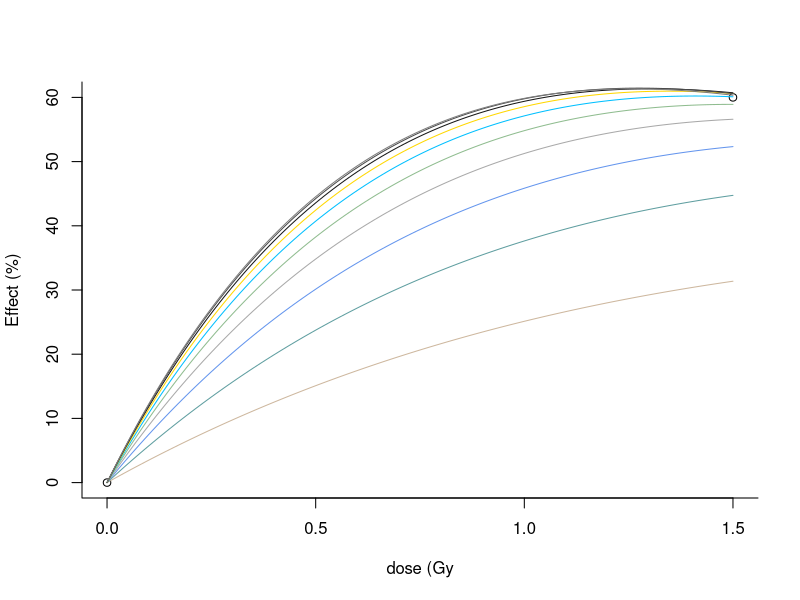
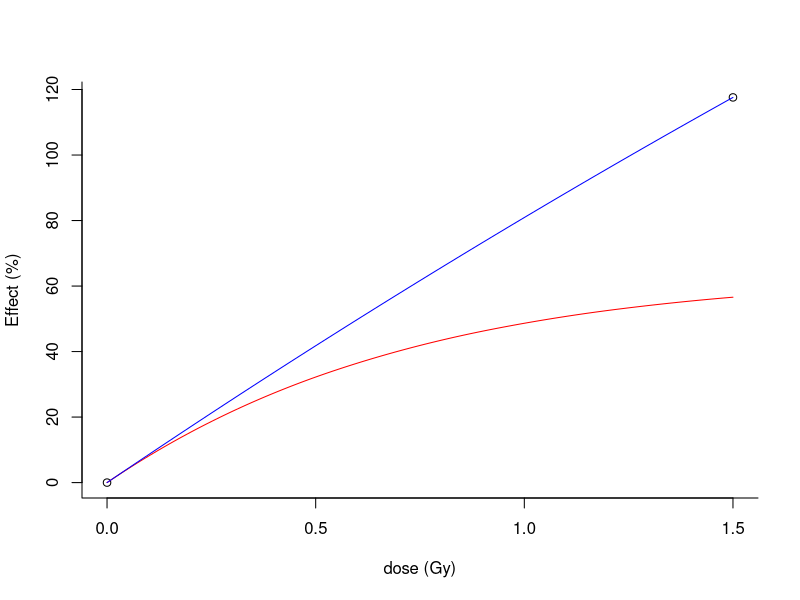

Write the R code that produced these figures, in order.
#This is fully free, open-source software. It comes with no warranty. Used for Siranart et al, submitted to Rad. Res. 2016.
#Compares E_I=I(d) and E_A=S(d) for a mixture of 2 ions or a mixture of 10 ions. Uses targeted effect (TE) individual
#dose-effect relations (IDER) and parameters from Cucinotta. Kim and Chappell (2013).  
rm(list=ls()); library(deSolve)
#next 2 lines:Cucinotta et al. (2013) table 5.4 TE parameter central values; & alph=(IDER slope near zero)
parameter = list(alph0=7.53, alph1=1.261, alph2=0.0037, beta_p = 6.3, lamd0=.25, lamd1=.0051, lamd2=.0034) 
alph=function(LET, param) {with(param,alph0+alph1*LET*exp(-alph2*LET))} #uses component LET (keV/micron)
lamd=function(LET, param) {with(param,lamd0+lamd1*LET*exp(-lamd2*LET))} # used to modulate LQ IDER below

#R function calculates IDER (effect E for each mixture component). proton=1 (H+ or He++) or proton=0 (Z>2)
E_single = function(dose,LET,proton){ #dose in Gy, not equivalent dose in Sv and not flux 
  param = parameter
  beta = 0 #only H+ and He++ are assigned non-zero term quadratic in dose for low doses
  if(proton == 1){ beta= param$beta_p} # next is linear-quadratic (LQ) modulated by exponential decrease
  P_E = (alph(LET,param)*dose + beta*(dose^2))*exp(-lamd(LET,param)*dose) #lamd is ostensibly a "cell killing parameter"
  return(P_E)
}

#function that will be used to find dose when effect E is the independent and dose the dependent variable
solve_d=function(dose,LET,proton,E) {E_single(dose,LET,proton)-E}

E_A <- function(r, doses, LET, proton){#R function that can calculate simple effect additivity E_A=S(d) for mixture
  #r will be a vector of dose proportions; length(r)=nL; sum(r)=100%; dose of jth component=r[j]*(total mixture doses)
  output = rep(0,cols); k0=rep(0,nL)#cols length(doses);LET will be a vector of LET values with length(L)=NL
  for(l in 1:nL){#doses will be a vector of total mixture doses; cols=length(doses)=number of different dose points
    output = output + E_single(r[l]*doses,LET[l],proton[l])#will add contribution from each component to get E_A
  }
  return(output)#E_A=S(d) at various doses 
}

bound_Ed = function(LET,proton){# can calculate, far each IDER, the maximum as dose varies & the dose at the max
  E = c(); D = c(); ##
  for(ll in 1:length(LET)){#LET vector of LETs of mixture components, as above
    p = proton[ll]; l = LET[ll]; param = parameter
    b = param$beta; a = alph(l,param); ld = lamd(l,param)
    if(p == 1){ b= param$beta_p}#now set the derivative=0 and calculate the dose 
    if(b !=0){
      d = (sqrt((a*ld)^2+4*b^2)-a*ld+2*b)/(2*b*ld);#the derivative of the IDER is zero at maximum
    }else{d = 1/(ld)} #
    D = c(D,d)#values of d at the maximum, I'm not sure.
    E = c(E,solve_d(d,l,p,0))#not needed here; was used earlier, retained in case needed again
  }
  upper_E = min(E)#not needed here; was used earlier, retained in case needed again
  max_d = D[which(E==upper_E)]# not needed here; was used earlier, retained in case needed again
  return(list(upper_E,max_d,D))#
}

dose_E=function(E, LET, proton){#not really needed here; was used earlier, retained in case needed again
    result0 = bound_Ed(LET,proton); upper_E = result0[[1]]; d_max = result0[[3]]
  output=c()
  for(i in 1:length(E)){
    e =min(E[i], upper_E-1e-4)#
    dose = (uniroot(solve_d,c(0,.001), upper=d_max, extendInt="upX",tol = 1e-6, LET = LET, 
                    proton=proton, E = e))$root
    output= c(output,dose)
  }
  return(output)
}

first_deriv = function(f,E){#calculate IDER slopes used to get E_I=I(d) slope
  delta = 1e-6
  output = (f(E) - f(E-delta))/delta
  return(output)
}

sum_rE = function(E,parameter){#used to calculate slope for incremental effect additivity default prediction E_I=I(d) 
  output = c()
  for(j in 1:length(E)){
    cumrE = 0
    for(i in 1:nL){
      f = function(x) E_single(x,LET[i],proton[i])
      d = dose_E(E[j],LET[i],proton[i])
      cumrE = cumrE + r[i]*first_deriv(f,d)
    }
    output = c(output,cumrE)
  }
  return(output)
}

solve_ode <- function(t, state, parameters) {#R function used when integrating ordinary differential equation for I(d)
  with(as.list(c(state, parameters)), {
    dE <- sum_rE(E, parameters) 
    list(c(dE))
  })
}

E_I <- function(state,doses,LET, proton){#R function used to actually integrate once user adjusted values are specified
  output = ode(y = state, times = doses, func = solve_ode, parms = parameter)
  result = output[,2]
  return(result)
}

#User adjusted values: dose range; IDER LETs, dose ratios r with sum(r)=100%, and proton (proton=1 if Z<3; else = 0)
end=1.5; by = 0.01; cols = end/by+1; doses <- seq(0, end, by = by); 
LET=25*(1:10); proton = rep(0,10);r=.02*c(9,8,7,6,5,5,4,3,2,1);nL = length(LET)# 10 component HZE mixture
#LET = c(.4,190); r = c(.8,.2); proton = c(1,0) #more realistic 2 component mixture with one component low LET

#Plot one component dose-effect relations (IDER); to increase smoothness decrease "by"
plot(c(0,end),c(0,60),bty="l",ylab ='Effect (%)', xlab = 'dose (Gy') #set size of the plot
for(kk in 1:nL){#
  lines(doses,E_single(doses,LET[kk],proton[kk]),type="l",col = colors()[20*kk+2]) #plot each IDER 
}

E_A_mean = E_A(r, doses, LET ,proton)#find E_A=S(d) with central values of the parameters
state<- c(E = 0);E_I_mean=E_I(state,doses, LET, proton)#solution of differential equation for E_I=I(d); require I(0)=0

plot(c(0,max(doses)),c(0,max(c(E_A_mean,E_I_mean))),bty="l", ylab = 'Effect (%)', xlab = 'dose (Gy)')
lines(doses,E_I_mean,col='red'); lines(doses,E_A_mean,col='blue')
